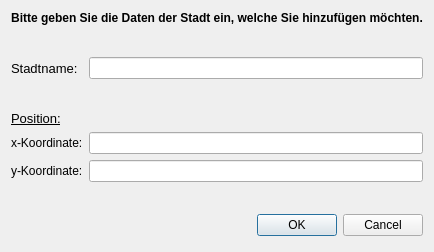
<?xml version="1.0" encoding="UTF-8"?>
<ui version="4.0">
 <class>Dialog</class>
 <widget class="QDialog" name="Dialog">
  <property name="geometry">
   <rect>
    <x>0</x>
    <y>0</y>
    <width>418</width>
    <height>252</height>
   </rect>
  </property>
  <property name="windowTitle">
   <string>Dialog</string>
  </property>
  <layout class="QFormLayout" name="formLayout">
   <item row="0" column="0" colspan="2">
    <widget class="QLabel" name="label">
     <property name="font">
      <font>
       <weight>75</weight>
       <bold>true</bold>
      </font>
     </property>
     <property name="text">
      <string>Bitte geben Sie die Daten der Stadt ein, welche Sie hinzufügen möchten.</string>
     </property>
     <property name="alignment">
      <set>Qt::AlignCenter</set>
     </property>
    </widget>
   </item>
   <item row="2" column="0">
    <widget class="QLabel" name="label_2">
     <property name="font">
      <font>
       <pointsize>10</pointsize>
      </font>
     </property>
     <property name="text">
      <string>Stadtname:</string>
     </property>
    </widget>
   </item>
   <item row="2" column="1">
    <widget class="QLineEdit" name="LE_cityname"/>
   </item>
   <item row="4" column="0">
    <widget class="QLabel" name="label_3">
     <property name="font">
      <font>
       <pointsize>10</pointsize>
       <underline>true</underline>
      </font>
     </property>
     <property name="text">
      <string>Position:</string>
     </property>
    </widget>
   </item>
   <item row="5" column="0">
    <widget class="QLabel" name="label_4">
     <property name="font">
      <font>
       <pointsize>9</pointsize>
      </font>
     </property>
     <property name="text">
      <string>x-Koordinate:</string>
     </property>
    </widget>
   </item>
   <item row="5" column="1">
    <widget class="QLineEdit" name="LE_xCoord"/>
   </item>
   <item row="7" column="0">
    <widget class="QLabel" name="label_5">
     <property name="font">
      <font>
       <pointsize>9</pointsize>
      </font>
     </property>
     <property name="text">
      <string>y-Koordinate:</string>
     </property>
    </widget>
   </item>
   <item row="7" column="1">
    <widget class="QLineEdit" name="LE_yCoord"/>
   </item>
   <item row="9" column="0" colspan="2">
    <widget class="QDialogButtonBox" name="buttonBox">
     <property name="orientation">
      <enum>Qt::Horizontal</enum>
     </property>
     <property name="standardButtons">
      <set>QDialogButtonBox::Cancel|QDialogButtonBox::Ok</set>
     </property>
    </widget>
   </item>
   <item row="8" column="0" colspan="2">
    <spacer name="horizontalSpacer_3">
     <property name="orientation">
      <enum>Qt::Horizontal</enum>
     </property>
     <property name="sizeHint" stdset="0">
      <size>
       <width>40</width>
       <height>20</height>
      </size>
     </property>
    </spacer>
   </item>
   <item row="3" column="0" colspan="2">
    <spacer name="horizontalSpacer_2">
     <property name="orientation">
      <enum>Qt::Horizontal</enum>
     </property>
     <property name="sizeHint" stdset="0">
      <size>
       <width>40</width>
       <height>20</height>
      </size>
     </property>
    </spacer>
   </item>
   <item row="1" column="0" colspan="2">
    <spacer name="horizontalSpacer">
     <property name="orientation">
      <enum>Qt::Horizontal</enum>
     </property>
     <property name="sizeHint" stdset="0">
      <size>
       <width>40</width>
       <height>20</height>
      </size>
     </property>
    </spacer>
   </item>
  </layout>
 </widget>
 <resources/>
 <connections>
  <connection>
   <sender>buttonBox</sender>
   <signal>accepted()</signal>
   <receiver>Dialog</receiver>
   <slot>accept()</slot>
   <hints>
    <hint type="sourcelabel">
     <x>248</x>
     <y>254</y>
    </hint>
    <hint type="destinationlabel">
     <x>157</x>
     <y>274</y>
    </hint>
   </hints>
  </connection>
  <connection>
   <sender>buttonBox</sender>
   <signal>rejected()</signal>
   <receiver>Dialog</receiver>
   <slot>reject()</slot>
   <hints>
    <hint type="sourcelabel">
     <x>316</x>
     <y>260</y>
    </hint>
    <hint type="destinationlabel">
     <x>286</x>
     <y>274</y>
    </hint>
   </hints>
  </connection>
 </connections>
</ui>
